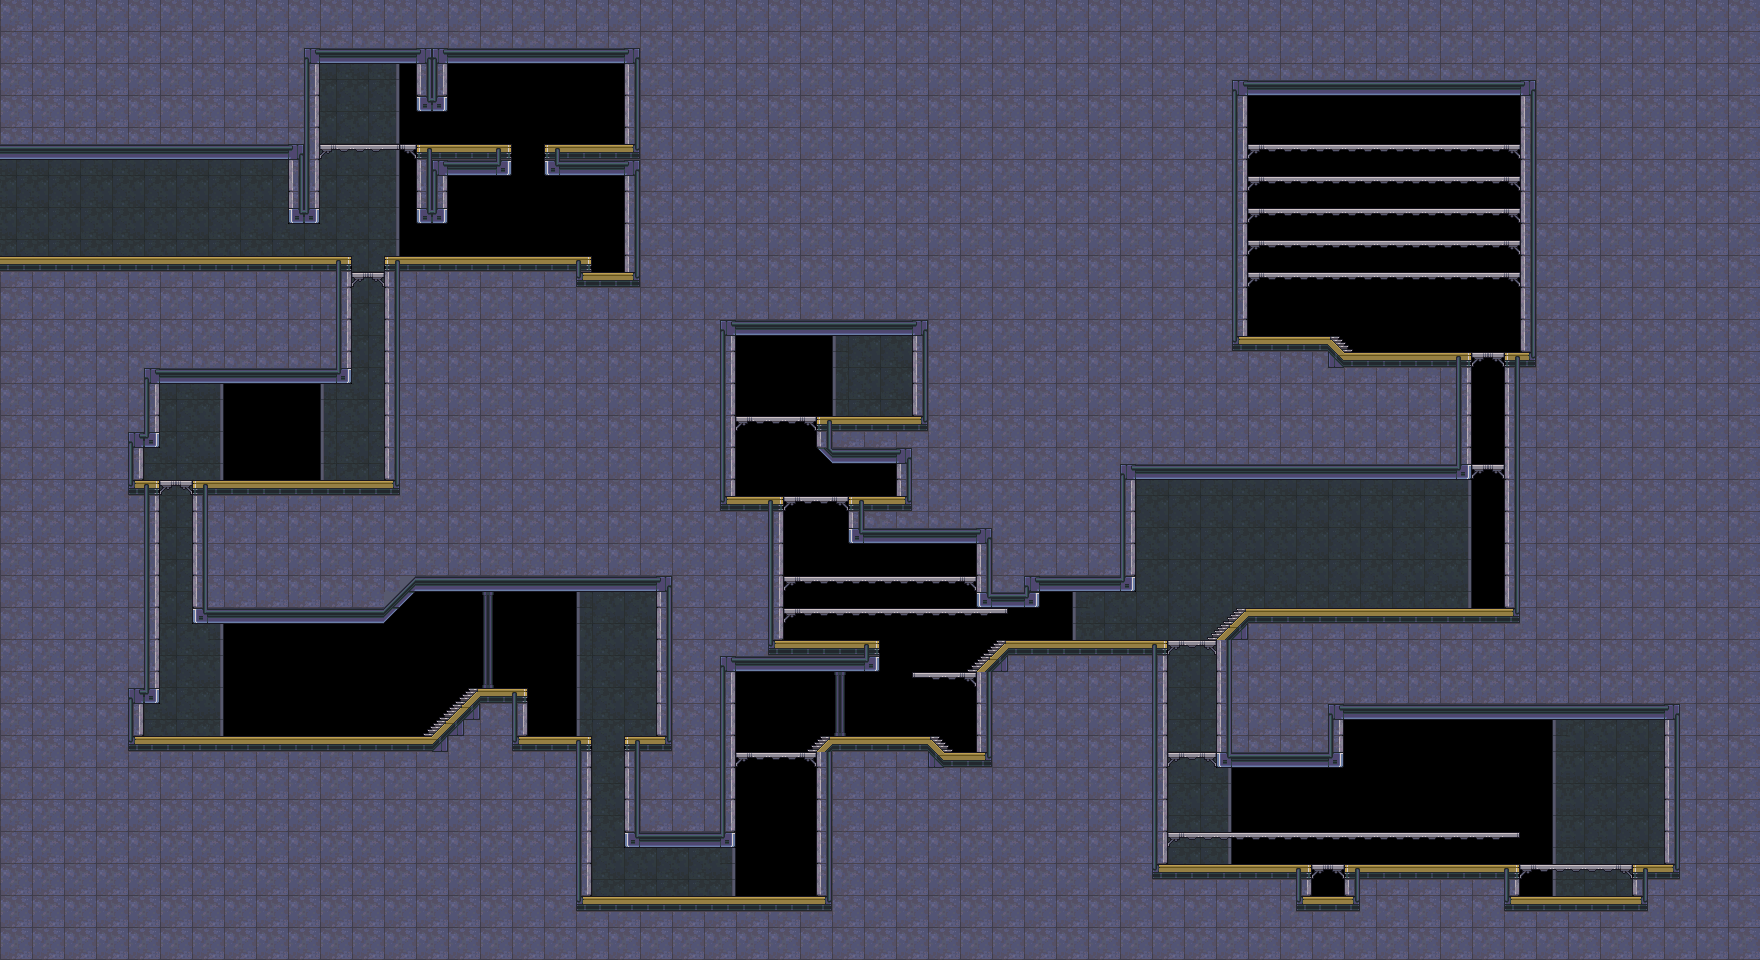

This is a level from a 2D game, rendered from its Tiled map with the project's own tilesets. A one-line summary and the map file follow, with tile-layer data summarised:
An orthogonal 110x60 tile map with 16x16 px tiles, 2 tile layers (Tile Layer 1, Tile Layer 2), 1 hidden layer not drawn.

<map version="1.0" orientation="orthogonal" renderorder="right-down" width="110" height="60" tilewidth="16" tileheight="16" nextobjectid="1">
 <tileset firstgid="1" name="0_GAUNTLET_CANYON" tilewidth="16" tileheight="16" tilecount="2800" columns="20">
  <image source="../../../tileset/0_CANYON.png" width="320" height="2240" />
  <terraintypes>
   <terrain name="Basic" tile="-1" />
   <terrain name="Thin_V" tile="-1" />
   <terrain name="Thin_H" tile="-1" />
   <terrain name="Eraser" tile="-1" />
  </terraintypes>
  <tile id="8" terrain=",,,3" />
  <tile id="9" terrain=",,3,3" />
  <tile id="10" terrain=",,3," />
  <tile id="11" terrain="3,3,3," />
  <tile id="12" terrain="3,3,,3" />
  <tile id="28" terrain=",3,,3" />
  <tile id="29" terrain="3,3,3,3" />
  <tile id="30" terrain="3,,3," />
  <tile id="31" terrain="3,,3,3" />
  <tile id="32" terrain=",3,3,3" />
  <tile id="48" terrain=",3,," />
  <tile id="49" terrain="3,3,," />
  <tile id="50" terrain="3,,," />
  <tile id="80" terrain=",,,0" />
  <tile id="81" terrain=",,0,0" />
  <tile id="82" terrain=",,0," />
  <tile id="88" terrain=",,,1" />
  <tile id="89" terrain=",,1,1" />
  <tile id="90" terrain=",,1," />
  <tile id="92" terrain=",,,2" />
  <tile id="93" terrain=",,2,2" />
  <tile id="94" terrain=",,2," />
  <tile id="100" terrain=",0,,0" />
  <tile id="101" terrain="0,0,0,0" />
  <tile id="102" terrain="0,,0," />
  <tile id="105" terrain="0,0,0," />
  <tile id="106" terrain="0,0,,0" />
  <tile id="108" terrain=",1,,1" />
  <tile id="109" terrain="1,1,1,1" />
  <tile id="110" terrain="1,,1," />
  <tile id="112" terrain=",2,,2" />
  <tile id="113" terrain="2,2,2,2" />
  <tile id="114" terrain="2,,2," />
  <tile id="120" terrain=",0,," />
  <tile id="121" terrain="0,0,," />
  <tile id="122" terrain="0,,," />
  <tile id="125" terrain="0,,0,0" />
  <tile id="126" terrain=",0,0,0" />
  <tile id="128" terrain=",1,," />
  <tile id="129" terrain="1,1,," />
  <tile id="130" terrain="1,,," />
  <tile id="132" terrain=",2,," />
  <tile id="133" terrain="2,2,," />
  <tile id="134" terrain="2,,," />
 </tileset>
 <imagelayer name="Image Layer 1" visible="0">
  <image source="../../../../_noncrypt_assets/pngexports/CANYON_B.png" />
 </imagelayer>
 <layer name="Tile Layer 1" width="110" height="60">
  <data>[6600 cells, 5539 non-empty, 47 distinct tile ids]</data>
 </layer>
 <layer name="Tile Layer 2" width="110" height="60">
  <data>[6600 cells, 178 non-empty, 8 distinct tile ids]</data>
 </layer>
</map>
